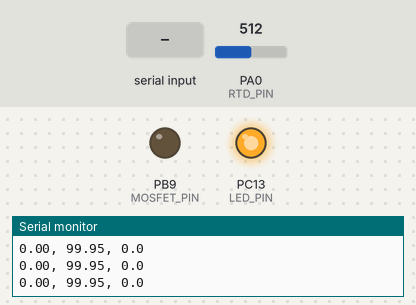
The sketch below on a simulated STM32 Blue Pill. Parts: output pins drawn as LEDs (lit = HIGH), the last lines printed to the serial monitor. Inputs (shaded band) come from the test bench; at power-on: PA0 (RTD_PIN) = 512 (analog values on the 0–1023 scale).

Above: at 1.2 s.
1.3 s: "start\n" received over Serial
At 2.2 s:
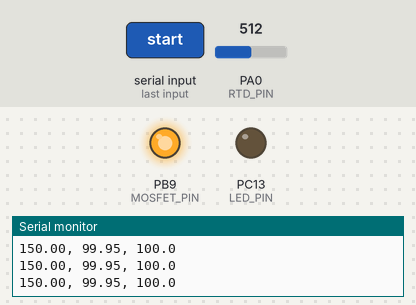
2.8 s: "stop\n" received over Serial
At 3.3 s:
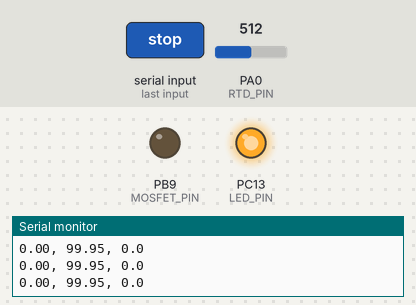
Timing chart, 0 to 5.8 s (numbered marks = the images above; inputs shaded):
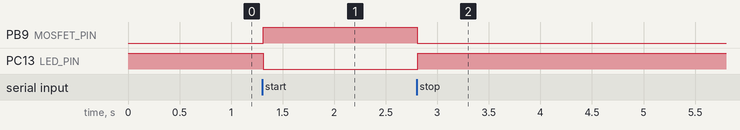

Measured:
- after the input at 1.3 s, PB9 (MOSFET_PIN): LOW → HIGH at once; PC13 (LED_PIN): HIGH → LOW at once
- after the input at 2.8 s, PB9 (MOSFET_PIN): HIGH → LOW at once; PC13 (LED_PIN): LOW → HIGH at once

The sketch:

hakko_pi_step_response.ino
```cpp
#include <Arduino.h>

#define RTD_PIN A0
#define MOSFET_PIN PB9
#define LED_PIN PC13

#define R_PULLDOWN 100.0
#define V_REF 3.3

float target_rtd = 0.0;  // Ohm target

HardwareTimer *pwmTimer;
HardwareTimer *controlTimer;
uint32_t pwmChannel;


const float Kp = 0.029;
const float Ki = 0.00245;
const float Ts = 0.01;  // 100 Hz = 10 ms

float error = 0, error_prev = 0;
float integral = 0;
float pwm_duty = 0;

bool started = false;
bool stopped = false;
String inputString = "";

void controlLoop() {


  // --- Read RTD ---
  int adc = analogRead(RTD_PIN);
  float vOut = (adc / 4095.0) * V_REF;
  float rRTD = (vOut > 0.001) ? R_PULLDOWN * (V_REF / vOut - 1.0) : 9999.0;

  // --- PI control with structured anti-windup ---
  error = target_rtd - rRTD;

  float u_P = Kp * error;
  integral += Ki * (error + error_prev) / 2 * Ts;
  float u_I = integral;
  error_prev = error;
  // Upper saturation
  if (u_P > 1.0f) {
    u_P = 1.0f;
  }
  if ((u_P + u_I) > 1.0f) {
    u_I = 1.0f - u_P;
  }

  // Lower saturation
  if (u_P < 0.0f) {
    u_P = 0.0f;
  }
  if ((u_P + u_I) < 0.0f) {
    u_I = -u_P;
  }
  float u = u_P + u_I;
  integral = u_I;  // Update integral state from saturated I-term

  // --- Convert u (0.0–1.0) to PWM duty (0–100%) ---
  pwm_duty = u * 100.0f;
  pwm_duty = constrain(pwm_duty, 0.0f, 100.0f);
  pwmTimer->setCaptureCompare(pwmChannel, pwm_duty, PERCENT_COMPARE_FORMAT);

  // --- LED feedback ---
  digitalWrite(LED_PIN, pwm_duty > 0 ? LOW : HIGH);  // Active-low LED

  // --- Debug output ---
  Serial.print(target_rtd, 2);
  Serial.print(", ");
  Serial.print(rRTD, 2);
  Serial.print(", ");

  Serial.println(pwm_duty, 1);
}

void setup() {
  Serial.begin(115200);
  while (!Serial)
    ;

  pinMode(LED_PIN, OUTPUT);
  pinMode(MOSFET_PIN, OUTPUT);
  digitalWrite(LED_PIN, HIGH);  // LED OFF
  analogReadResolution(12);

  // --- Setup PWM on PB9 ---
  TIM_TypeDef *pwmInstance = (TIM_TypeDef *)pinmap_peripheral(digitalPinToPinName(MOSFET_PIN), PinMap_PWM);
  pwmChannel = STM_PIN_CHANNEL(pinmap_function(digitalPinToPinName(MOSFET_PIN), PinMap_PWM));

  pwmTimer = new HardwareTimer(pwmInstance);
  pwmTimer->setPWM(pwmChannel, MOSFET_PIN, 1000, 0.0);  // Start at 0% duty

  // --- 100 Hz control loop on TIM3 ---
  controlTimer = new HardwareTimer(TIM3);
  controlTimer->setOverflow(10000, MICROSEC_FORMAT);  // 100 Hz = 10ms
  controlTimer->attachInterrupt(controlLoop);
  controlTimer->resume();

  Serial.println("WAITING_FOR_START");
}

void loop() {
  // --- Serial command handling ---
  if (Serial.available()) {
    char c = Serial.read();
    if (c == '\n' || c == '\r') {
      inputString.trim();

      if (inputString.equalsIgnoreCase("start")) {
        Serial.println("STARTING");
        started = true;
        stopped = false;
        integral = 0;
        error = error_prev = 0;
        target_rtd = 150.0;
      } else if (inputString.equalsIgnoreCase("stop")) {
        Serial.println("STOPPING");
        started = false;
        stopped = true;
        target_rtd = 0;
        pwmTimer->setCaptureCompare(pwmChannel, 0.0, PERCENT_COMPARE_FORMAT);  // Force 0% duty
      }

      inputString = "";
    } else {
      inputString += c;
    }
  }
}
```
